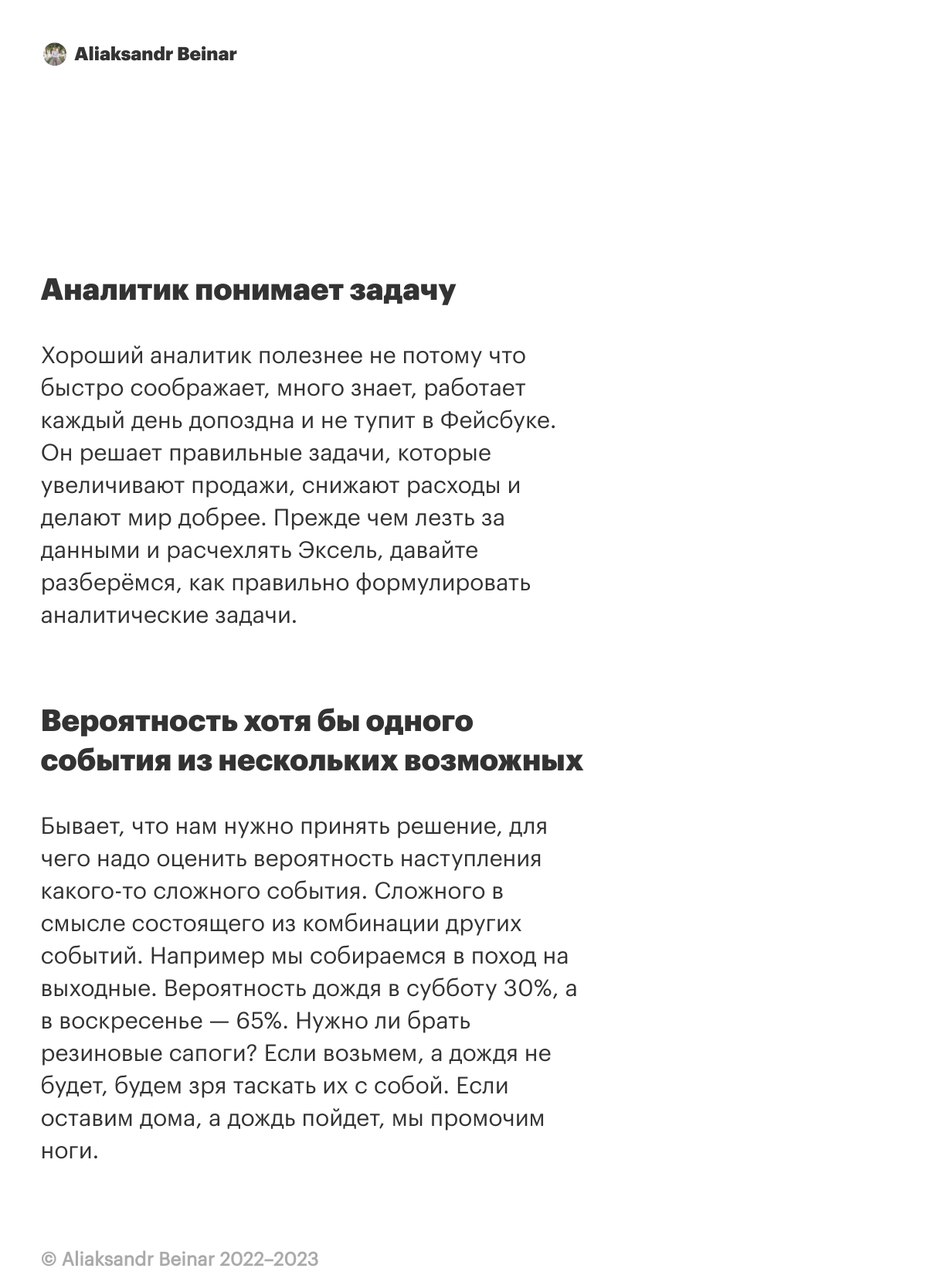
The page / on the database its author committed.
### blog/models.py (models this page shows, shortened)
class Article(models.Model):
    title = models.CharField(max_length=250)
    full_text = models.TextField()
    summary = models.TextField()
    category = models.CharField(max_length=250)
    pubdate = models.DateTimeField()
    slug = models.CharField(max_length=250, unique=True)
    og_image = models.ImageField(upload_to='images', null=True)
    def get_absolute_url(self):
        return reverse('article_page', kwargs={'slug': self.slug})

### blog/views.py (the view)
# urls.py: path('', home_page, name='home_page'),
def home_page(request):
    articles = Article.objects.all()
    context = global_context | {
        'articles': articles,
    }
    return render(request, 'home_page.html', context)

### blog/templates/home_page.html (shortened to what this page needs)
{% extends 'base.html' %}
{% load static %}
{% block content %}
        <div class="row">
            <div class="col-md-8 col-sm-12">
                <div class="article-list">
                    {% for article in articles %}
                        <div class="article">
                            <h2 class="article-title">
                                <a href="{{ article.get_absolute_url }}"> {{ article.title }} </a>
                            </h2>
                            <p class="article-summary">{{ article.summary }}</p>
                        </div>
                    {% endfor %}
                </div>
            </div>
        </div>
{% endblock %}

### blog/templates/base.html (shortened to what this page needs)
{% load static %}
{% load i18n %}
<html>
    <head>
        <link href="https://cdn.jsdelivr.net/npm/bootstrap@5.3.0-alpha1/dist/css/bootstrap.min.css" rel="stylesheet">
        <link href="{% static 'blog/style.css' %}" rel="stylesheet">
        <link rel="stylesheet" href="{% static 'likely/likely.css' %}">
    </head>
    <body>
        <div class="container-lg">
                <div class="row page-header">
                    <div class="col">
                        <div class="avatar-top">
                            {% block page_header %}
                                <img src="{% static 'img/avatar.jpg' %}" />
                                <span class="author-name">{{ author_name }}</span>
                            {% endblock %}
                        </div>
                    </div>
                </div>
         {% block content %}    {% endblock %}
        </div>
        <footer class="footer">
            <div class="container-lg">
                © {{ author_name}} 2022–{% now "Y" %}
            </div>
        </footer>
    </body>
</html>

### blog/static/blog/style.css (style rules this page uses)
html { position: relative; min-height: 100%; font-size: 18px; }
body { color: #333; font-family: graphik-regular, Arial, Helvetica, sans-serif; margin-bottom: 60px; line-height: 1.4rem; }
.page-header { height: 9rem; margin-left: -20px; }
h1, h2, h3 { font-family: graphik-black, Arial, Helvetica, sans-serif; line-height: 1.7rem; }
h2 { margin-top: 2em; margin-bottom: 1em; font-size: 1.3em; }
.avatar-top { margin-top: 2em; font-size: 0.8em; font-family: graphik-black, Arial, Helvetica, sans-serif; }
.avatar-top img { width: 32px; margin-right: .2em; clip-path: circle(15px at center); margin-top: -3px; }
.article { margin-bottom: 3em; }
.article-title { margin-bottom: 1em; }
.article-title a { text-decoration: none; color: #333; }
.footer { position: absolute; bottom: 0; width: 100%; height: 60px; line-height: 60px; background-color: #fff; font-family: graphik-regular, Arial, Helvetica, sans-serif; font-size: .8em; font-weight: 600; color: #aaa; }
@media all and (min-device-width:569px) and (max-device-width: 960px) { html { font-size: 30px; } }

### rows shown on the page
Article: title "Аналитик понимает задачу", summary "Хороший аналитик полезнее не потому что быстро соображает, много знает, работает каждый день допоздна и не тупит в Фейсбуке. Он решает правильные задачи, которые увеличивают продажи, снижают расходы и делают мир добрее. Прежде чем лезть за данными и расчехлять Эксель, давайте разберёмся, как правильно формулировать аналитические задачи."
Article: title "Вероятность хотя бы одного события из нескольких возможных", summary "Бывает, что нам нужно принять решение, для чего надо оценить вероятность наступления какого-то сложного события. Сложного в смысле состоящего из комбинации других событий. Например мы собираемся в поход на выходные. Вероятность дождя в субботу 30%, а в воскресенье — 65%. Нужно ли брать резиновые сапоги? Если возьмем, а дождя не будет, будем зря таскать их с собой. Если оставим дома, а дождь пойдет, мы промочим ноги."

### other values the page prints
{{ author_name }} "Aliaksandr Beinar"
